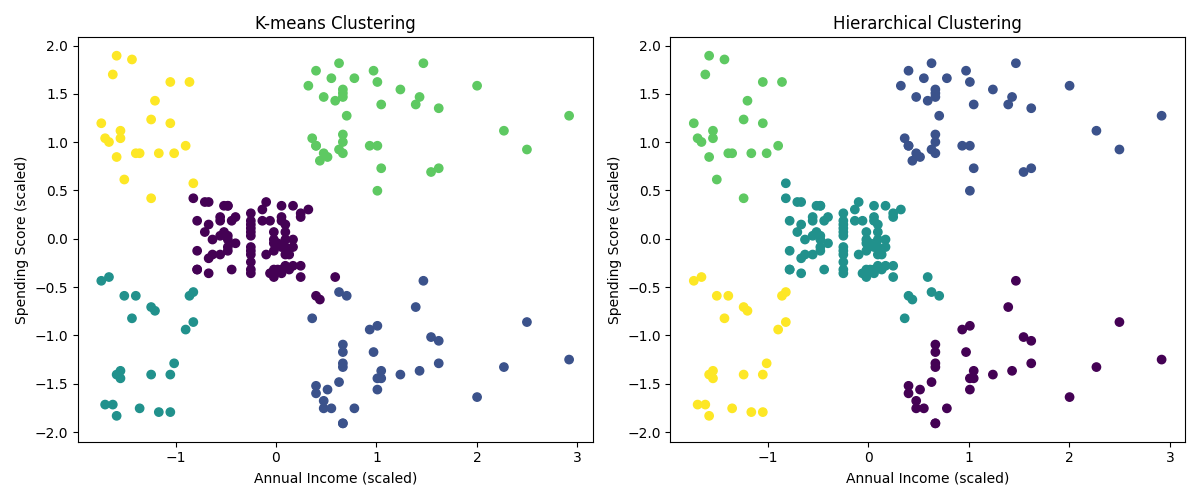

The script that saved this image:
import pandas as pd
import matplotlib.pyplot as plt
from sklearn.cluster import KMeans, AgglomerativeClustering
from sklearn.metrics import silhouette_score
from sklearn.preprocessing import StandardScaler

def run_experiment():
    df = pd.read_csv('mall_customers.csv')
    X = df[['Annual Income (k$)', 'Spending Score (1-100)']]
    X_scaled = StandardScaler().fit_transform(X)

    # K-means
    km = KMeans(n_clusters=5, n_init='auto').fit(X_scaled)
    # Hierarchical
    hc = AgglomerativeClustering(n_clusters=5).fit(X_scaled)

    print(f"K-means Silhouette: {silhouette_score(X_scaled, km.labels_):.2f}")
    print(f"Hierarchical Silhouette: {silhouette_score(X_scaled, hc.labels_):.2f}")

    plt.figure(figsize=(12, 5))
    plt.subplot(1, 2, 1)
    plt.scatter(X_scaled[:, 0], X_scaled[:, 1], c=km.labels_, cmap='viridis')
    plt.title('K-means Clustering')
    plt.xlabel('Annual Income (scaled)')
    plt.ylabel('Spending Score (scaled)')

    plt.subplot(1, 2, 2)
    plt.scatter(X_scaled[:, 0], X_scaled[:, 1], c=hc.labels_, cmap='viridis')
    plt.title('Hierarchical Clustering')
    plt.xlabel('Annual Income (scaled)')
    plt.ylabel('Spending Score (scaled)')
    
    plt.tight_layout()
    plt.savefig('e14.png')
    plt.close()

if __name__ == "__main__":
    run_experiment()
